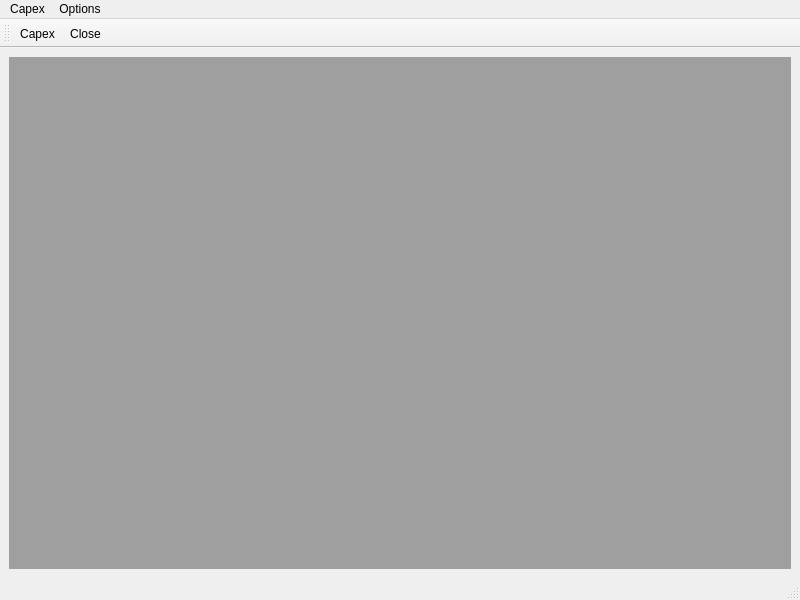
<?xml version="1.0" encoding="UTF-8"?>
<ui version="4.0">
 <class>MainWindow</class>
 <widget class="QMainWindow" name="MainWindow">
  <property name="geometry">
   <rect>
    <x>0</x>
    <y>0</y>
    <width>800</width>
    <height>600</height>
   </rect>
  </property>
  <property name="windowTitle">
   <string>Capex Application</string>
  </property>
  <widget class="QWidget" name="centralwidget">
   <layout class="QVBoxLayout" name="verticalLayout">
    <item>
     <widget class="QMdiArea" name="mdiArea"/>
    </item>
   </layout>
  </widget>
  <widget class="QMenuBar" name="menubar">
   <property name="geometry">
    <rect>
     <x>0</x>
     <y>0</y>
     <width>800</width>
     <height>22</height>
    </rect>
   </property>
   <widget class="QMenu" name="menuCapex">
    <property name="title">
     <string>Capex</string>
    </property>
    <addaction name="actionCapex_2"/>
    <addaction name="actionClose_2"/>
   </widget>
   <widget class="QMenu" name="menuOptions">
    <property name="title">
     <string>Options</string>
    </property>
    <addaction name="actionApprover"/>
    <addaction name="actionArea"/>
    <addaction name="actionCategory"/>
    <addaction name="actionCurrency"/>
    <addaction name="actionExpType"/>
    <addaction name="actionFrequency"/>
    <addaction name="actionLocation"/>
    <addaction name="actionNature"/>
    <addaction name="actionOrigin"/>
    <addaction name="actionRecommendation"/>
    <addaction name="actionStatus"/>
    <addaction name="actionSubcategory"/>
    <addaction name="actionUnit"/>
    <addaction name="actionUOM"/>
    <addaction name="actionVendor"/>
   </widget>
   <addaction name="menuCapex"/>
   <addaction name="menuOptions"/>
  </widget>
  <widget class="QStatusBar" name="statusbar"/>
  <widget class="QToolBar" name="toolBar">
   <property name="windowTitle">
    <string>toolBar</string>
   </property>
   <attribute name="toolBarArea">
    <enum>TopToolBarArea</enum>
   </attribute>
   <attribute name="toolBarBreak">
    <bool>false</bool>
   </attribute>
   <addaction name="actionCapex"/>
   <addaction name="actionClose"/>
  </widget>
  <action name="actionCapex">
   <property name="icon">
    <iconset>
     <normaloff>icons/Examples.svg</normaloff>icons/Examples.svg</iconset>
   </property>
   <property name="text">
    <string>Capex</string>
   </property>
  </action>
  <action name="actionClose">
   <property name="icon">
    <iconset>
     <normaloff>icons/close.jpg</normaloff>icons/close.jpg</iconset>
   </property>
   <property name="text">
    <string>Close</string>
   </property>
  </action>
  <action name="actionApprover">
   <property name="text">
    <string>Approver</string>
   </property>
  </action>
  <action name="actionArea">
   <property name="text">
    <string>Area</string>
   </property>
  </action>
  <action name="actionCategory">
   <property name="text">
    <string>Category</string>
   </property>
  </action>
  <action name="actionCurrency">
   <property name="text">
    <string>Currency</string>
   </property>
  </action>
  <action name="actionExpType">
   <property name="text">
    <string>ExpType</string>
   </property>
  </action>
  <action name="actionFrequency">
   <property name="text">
    <string>Frequency</string>
   </property>
  </action>
  <action name="actionLocation">
   <property name="text">
    <string>Location</string>
   </property>
  </action>
  <action name="actionNature">
   <property name="text">
    <string>Nature</string>
   </property>
  </action>
  <action name="actionOrigin">
   <property name="text">
    <string>Origin</string>
   </property>
  </action>
  <action name="actionRecommendation">
   <property name="text">
    <string>Recommendation</string>
   </property>
  </action>
  <action name="actionStatus">
   <property name="text">
    <string>Status</string>
   </property>
  </action>
  <action name="actionSubcategory">
   <property name="text">
    <string>Subcategory</string>
   </property>
  </action>
  <action name="actionUOM">
   <property name="text">
    <string>UOM</string>
   </property>
  </action>
  <action name="actionVendor">
   <property name="text">
    <string>Vendor</string>
   </property>
  </action>
  <action name="actionUnit">
   <property name="text">
    <string>Unit</string>
   </property>
  </action>
  <action name="actionCapex_2">
   <property name="text">
    <string>Capex</string>
   </property>
  </action>
  <action name="actionClose_2">
   <property name="text">
    <string>Close</string>
   </property>
  </action>
 </widget>
 <resources/>
 <connections/>
</ui>
